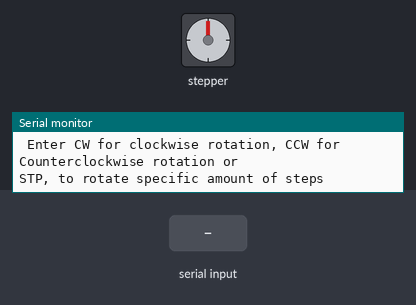
This program was run on a simulated Arduino Mega 2560, built with avr-gcc and run on an emulated ATmega2560. Shown: stepper motor, the last lines printed to the serial monitor. Wiring (inferred from the names in the program): stepper motor (2048 steps per turn assumed): coils pin 24, pin 26, pin 28, pin 30. The test bench sets the inputs (shaded band).

Above: at 1.2 s.
1.3 s: "CW" received over Serial
At 7.1 s:
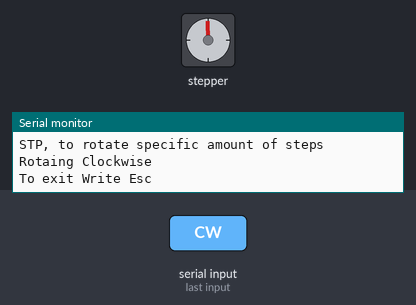
7.3 s: "Cw" received over Serial
Timing chart, 0 to 16.3 s (numbered marks = the images above; inputs shaded):
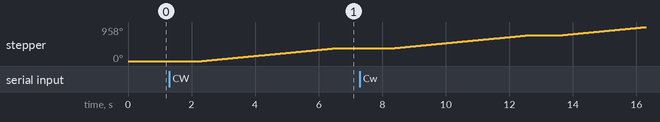

The program:

main.cpp
```cpp
#include <arduino.h>
#define IN1  24
#define IN2  26
#define IN3  28
#define IN4  30
int Steps = 0;
unsigned long last_time;
unsigned long currentMillis;
int steps_left=4095;
long time;


void setup() {
  Serial.begin(9600);
  pinMode(IN1, OUTPUT);
  pinMode(IN2, OUTPUT);
  pinMode(IN3, OUTPUT);
  pinMode(IN4, OUTPUT);
}

void loop() {
  bool reverse =false;
  digitalWrite(IN1, LOW);
  digitalWrite(IN2, LOW);
  digitalWrite(IN3, LOW);
  digitalWrite(IN4, LOW);
  Serial.println("\n Enter CW for clockwise rotation, CCW for Counterclockwise rotation or");
  Serial.println("STP, to rotate specific amount of steps");
 while (Serial.available() == 0) {}     //wait for data available
  String str = Serial.readString();  //read until timeout
  str.trim();

  if(str =="CW" | str =="Cw" | str =="cw"){
    Serial.println("Rotaing Clockwise \n");
    Serial.println("To exit Write Esc");

    while (true){
        while(steps_left>0)
        {
          currentMillis = micros();

          if(currentMillis-last_time>=1000)
          {
            stepper(Steps, reverse);
            time=time+micros()-last_time;
            last_time=micros();
            steps_left--;
          }
        }
      steps_left=4095;
      str = Serial.readString();  //read until timeout
      str.trim();
      if(str=="Esc" | str=="ESC" | str=="esc") break;
    }
        digitalWrite(IN1, LOW);
        digitalWrite(IN2, LOW);
        digitalWrite(IN3, LOW);
        digitalWrite(IN4, LOW);
  }
  else if (str=="CCW" | str=="Ccw" | str=="ccw")
  {
    reverse = true;
Serial.println("Rotaing Counterclockwise \n");
    Serial.println("To exit Write Esc");

    while (true){
        while(steps_left>0)
        {
          currentMillis = micros();

          if(currentMillis-last_time>=1000)
          {
            stepper(Steps, reverse);
            time=time+micros()-last_time;
            last_time=micros();
            steps_left--;
          }
        }
      steps_left=4095;
      str = Serial.readString();  //read until timeout
      str.trim();
      if(str=="Esc" | str=="ESC" | str=="esc") break;
    }
        digitalWrite(IN1, LOW);
        digitalWrite(IN2, LOW);
        digitalWrite(IN3, LOW);
        digitalWrite(IN4, LOW);
  }
  else if(str=="STP" | str=="Stp" | str=="stp")
  {
  Serial.println("How many Steps do you want to rotate?\n");
  while (Serial.available() == 0) {}     //wait for data available
  int steps = Serial.parseInt();
  Serial.println("Steps to rotate: " + String(steps));
  if(!reverse){
    Serial.println("Rotating Clockwise");
  }
  else {
    Serial.println("Rotating CounterClockwise");
  }
  while (true){
        while(steps>0)
        {
          currentMillis = micros();

          if(currentMillis-last_time>=1000)
          {
            stepper(Steps, reverse);
            time=time+micros()-last_time;
            last_time=micros();
            steps--;
          }
        }
        break;
    }
        digitalWrite(IN1, LOW);
        digitalWrite(IN2, LOW);
        digitalWrite(IN3, LOW);
        digitalWrite(IN4, LOW);
  }
}

void stepper(int xw, bool rev)
  {
    if(!rev){

   switch(xw)
    {
     case 0:
       digitalWrite(IN1, LOW);
       digitalWrite(IN2, LOW);
       digitalWrite(IN3, LOW);
       digitalWrite(IN4, HIGH);
     break;
     case 1:
       digitalWrite(IN1, LOW);
       digitalWrite(IN2, LOW);
       digitalWrite(IN3, HIGH);
       digitalWrite(IN4, HIGH);
     break;
     case 2:
       digitalWrite(IN1, LOW);
       digitalWrite(IN2, LOW);
       digitalWrite(IN3, HIGH);
       digitalWrite(IN4, LOW);
     break;
     case 3:
       digitalWrite(IN1, LOW);
       digitalWrite(IN2, HIGH);
       digitalWrite(IN3, HIGH);
       digitalWrite(IN4, LOW);
     break;
     case 4:
       digitalWrite(IN1, LOW);
       digitalWrite(IN2, HIGH);
       digitalWrite(IN3, LOW);
       digitalWrite(IN4, LOW);
     break;
     case 5:
       digitalWrite(IN1, HIGH);
       digitalWrite(IN2, HIGH);
       digitalWrite(IN3, LOW);
       digitalWrite(IN4, LOW);
     break;
       case 6:
       digitalWrite(IN1, HIGH);
       digitalWrite(IN2, LOW);
       digitalWrite(IN3, LOW);
       digitalWrite(IN4, LOW);
     break;
     case 7:
       digitalWrite(IN1, HIGH);
       digitalWrite(IN2, LOW);
       digitalWrite(IN3, LOW);
       digitalWrite(IN4, HIGH);
     break;
     default:
       digitalWrite(IN1, LOW);
       digitalWrite(IN2, LOW);
       digitalWrite(IN3, LOW);
       digitalWrite(IN4, LOW);
     break;
    }
    }
    else
    {
     switch(xw)
    {
     case 7:
       digitalWrite(IN1, LOW);
       digitalWrite(IN2, LOW);
       digitalWrite(IN3, LOW);
       digitalWrite(IN4, HIGH);
     break;
     case 6:
       digitalWrite(IN1, LOW);
       digitalWrite(IN2, LOW);
       digitalWrite(IN3, HIGH);
       digitalWrite(IN4, HIGH);
     break;
     case 5:
       digitalWrite(IN1, LOW);
       digitalWrite(IN2, LOW);
       digitalWrite(IN3, HIGH);
       digitalWrite(IN4, LOW);
     break;
     case 4:
       digitalWrite(IN1, LOW);
       digitalWrite(IN2, HIGH);
       digitalWrite(IN3, HIGH);
       digitalWrite(IN4, LOW);
     break;
     case 3:
       digitalWrite(IN1, LOW);
       digitalWrite(IN2, HIGH);
       digitalWrite(IN3, LOW);
       digitalWrite(IN4, LOW);
     break;
     case 2:
       digitalWrite(IN1, HIGH);
       digitalWrite(IN2, HIGH);
       digitalWrite(IN3, LOW);
       digitalWrite(IN4, LOW);
     break;
       case 1:
       digitalWrite(IN1, HIGH);
       digitalWrite(IN2, LOW);
       digitalWrite(IN3, LOW);
       digitalWrite(IN4, LOW);
     break;
     case 0:
       digitalWrite(IN1, HIGH);
       digitalWrite(IN2, LOW);
       digitalWrite(IN3, LOW);
       digitalWrite(IN4, HIGH);
     break;
     default:
       digitalWrite(IN1, LOW);
       digitalWrite(IN2, LOW);
       digitalWrite(IN3, LOW);
       digitalWrite(IN4, LOW);
     break;
    }
    }
    Steps--;
      if(Steps<0)
        Steps=7;
}
```

Measured:
- after the input at 1.3 s, stepper: turns 359° clockwise in 4.2 s, starting after 1.0 s
